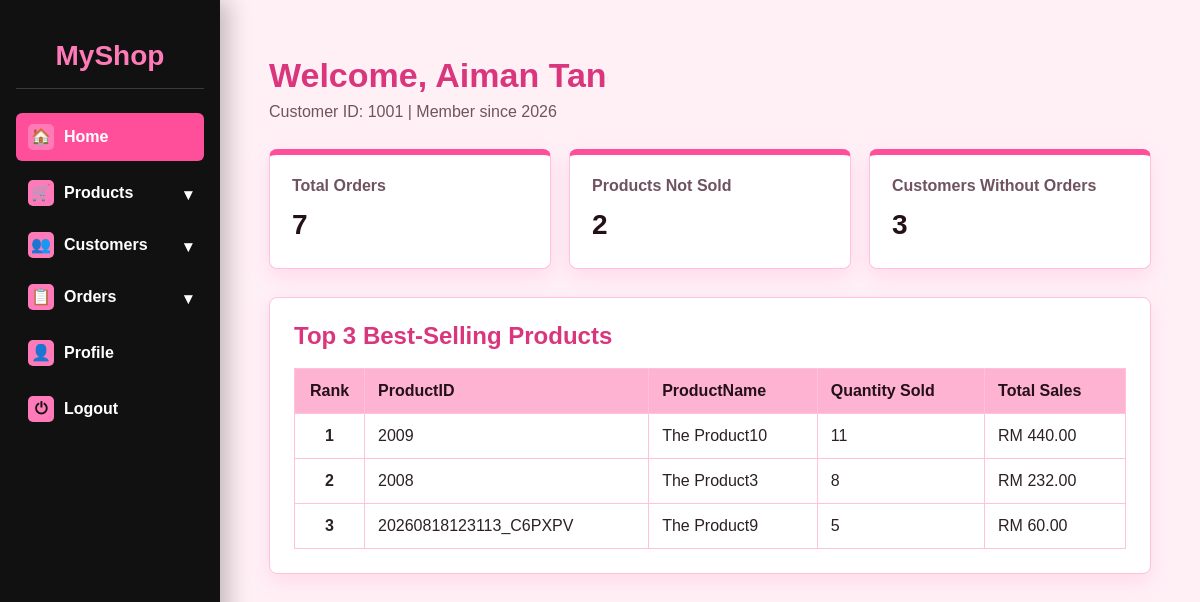
The app's page /homepage.php (signed in) with its own data.
### tables this page shows
CREATE TABLE `customers` (
  `Name` varchar(255) NOT NULL,
  `CusID` varchar(32) NOT NULL,
  `Email` varchar(255) NOT NULL,
  `Password` int(25) NOT NULL,
  `JoinYear` int(4) NOT NULL,
  `Phone` int(15) NOT NULL
);

### homepage.php (the view, shortened to what this page needs)
<?php
$servername = "localhost";
$username = "Myshop";
$password = "";
$dbname = "myshop";
$conn = new mysqli($servername, $username, $password, $dbname);
$loginEmail = mysqli_real_escape_string($conn, $_SESSION["Email"]);
$customerResult = mysqli_query($conn, "SELECT Name, CusID, Email, JoinYear FROM customers WHERE Email='$loginEmail'");
$customer = mysqli_fetch_assoc($customerResult);
$recordResult = mysqli_query($conn, "SELECT
    (SELECT COUNT(*) FROM orders) AS TotalOrders,
    (SELECT COUNT(*) FROM products p WHERE NOT EXISTS (SELECT 1 FROM orders o WHERE o.ProductID=p.ProductID)) AS ProductsNotSold,
    (SELECT COUNT(*) FROM customers c WHERE NOT EXISTS (SELECT 1 FROM orders o WHERE o.CusID=c.CusID)) AS CustomersWithoutOrders");
$record = mysqli_fetch_assoc($recordResult);
$topProducts = mysqli_query($conn, "SELECT ProductID, ProductName, SUM(Quantity) AS SoldQuantity, SUM(TotalPrice) AS SalesTotal FROM orders GROUP BY ProductID, ProductName ORDER BY SoldQuantity DESC, ProductID ASC LIMIT 3");
?>
<!DOCTYPE html>
<html lang="en">
<head>
</head>
<body>
    <div class="sidebar">
        <div class="brand">MyShop</div>
        <a class="active" href="homepage.php"><span>&#127968;</span>Home</a>
        <details>
            <summary><span>&#128722;</span>Products</summary>
        </details>
        <details>
            <summary><span>&#128101;</span>Customers</summary>
        </details>
        <details>
            <summary><span>&#128203;</span>Orders</summary>
        </details>
        <a href="profile.php"><span>&#128100;</span>Profile</a>
        <a href="logout.php"><span>&#9211;</span>Logout</a>
    </div>
    <div class="welcome">
        <h1>Welcome, <?php echo htmlspecialchars($customer["Name"]); ?></h1>
        <p>Customer ID: <?php echo htmlspecialchars($customer["CusID"]); ?> | Member since <?php echo htmlspecialchars($customer["JoinYear"]); ?></p>
    </div>
    <div class="records">
        <div class="record">
            <div class="record-title">Total Orders</div>
            <div class="record-value"><?php echo $record["TotalOrders"]; ?></div>
        </div>
        <div class="record">
            <div class="record-title">Products Not Sold</div>
            <div class="record-value"><?php echo $record["ProductsNotSold"]; ?></div>
        </div>
        <div class="record">
            <div class="record-title">Customers Without Orders</div>
            <div class="record-value"><?php echo $record["CustomersWithoutOrders"]; ?></div>
        </div>
    </div>
    <div class="top-products">
        <h2>Top 3 Best-Selling Products</h2>
        <table>
            <tr>
                <th class="rank">Rank</th>
                <th>ProductID</th>
                <th>ProductName</th>
                <th>Quantity Sold</th>
                <th>Total Sales</th>
            </tr>
            <?php $rank = 1; ?>
            <?php while ($product = mysqli_fetch_assoc($topProducts)) { ?>
                <tr>
                    <td class="rank"><?php echo $rank; ?></td>
                    <td><?php echo htmlspecialchars($product["ProductID"]); ?></td>
                    <td><?php echo htmlspecialchars($product["ProductName"]); ?></td>
                    <td><?php echo $product["SoldQuantity"]; ?></td>
                    <td>RM <?php echo number_format($product["SalesTotal"], 2); ?></td>
                </tr>
                <?php $rank++; ?>
            <?php } ?>
        </table>
    </div>
</body>
</html>

### homepage.php (style rules this page uses)
* { box-sizing: border-box; font-family: Arial, Helvetica, sans-serif; }
body { min-width: 480px; max-width: 1600px; margin: 0 auto; padding: 36px 40px 60px 260px; background: #fff0f6; color: #2b2026; }
.sidebar { position: fixed; top: 0; left: 0; bottom: 0; width: 220px; padding: 24px 16px; background: #111111; box-shadow: 8px 0 22px rgba(0, 0, 0, 0.24); }
.brand { margin-bottom: 24px; padding: 16px 10px; color: #ff7ab8; font-size: 28px; font-weight: bold; text-align: center; border-bottom: 1px solid #3a3a3a; }
.sidebar a { display: block; margin: 8px 0; padding: 11px 12px; color: #ffffff; text-decoration: none; border-radius: 6px; font-weight: bold; }
.sidebar a:hover, .sidebar .active { background: #ff4f9a; }
.sidebar span { display: inline-block; width: 26px; height: 26px; margin-right: 10px; border-radius: 5px; background: #ff7ab8; color: #111111; text-align: center; line-height: 26px; }
.welcome { width: 98%; max-width: 1280px; margin: 20px auto 28px; }
.welcome h1 { margin: 0 0 8px; color: #d9367d; font-size: 34px; }
.welcome p { margin: 0; color: #6f5360; }
.records { display: grid; grid-template-columns: repeat(3, minmax(0, 1fr)); gap: 18px; width: 98%; max-width: 1280px; margin: 0 auto 28px; }
.record { min-height: 120px; padding: 22px; background: #ffffff; border: 1px solid #ffc1dc; border-top: 6px solid #ff4f9a; border-radius: 8px; box-shadow: 0 8px 20px rgba(255, 79, 154, 0.13); }
.record-title { margin-bottom: 14px; color: #6f5360; font-weight: bold; }
.record-value { color: #241018; font-size: 28px; font-weight: bold; }
.top-products { width: 98%; max-width: 1280px; margin: 0 auto; padding: 24px; background: #ffffff; border: 1px solid #ffc1dc; border-radius: 8px; box-shadow: 0 8px 20px rgba(255, 79, 154, 0.13); }
.top-products h2 { margin: 0 0 18px; color: #d9367d; }
table { width: 100%; border-collapse: collapse; }
th { background: #ffb3d2; color: #241018; }
th, td { padding: 13px; border: 1px solid #ffc1dc; text-align: left; }
.rank { width: 70px; text-align: center; font-weight: bold; }
.sidebar details { margin: 4px 0; }
.sidebar summary { position: relative; display: block; padding: 11px 12px; border-radius: 6px; color: #ffffff; cursor: pointer; font-weight: bold; list-style: none; }
.sidebar summary::after { content: "\25BE"; position: absolute; top: 16px; right: 12px; color: #ffffff; }

### records on screen
customers: Name "Aiman Tan", CusID "1001", JoinYear "2026"

### other values on screen
$record["TotalOrders"] "7"
$record["ProductsNotSold"] "2"
$record["CustomersWithoutOrders"] "3"
$product["ProductID"] "2009"
$product["ProductName"] "The Product10"
$product["SoldQuantity"] "11"
$product["SalesTotal"] "440.00"
$product["ProductID"] "2008"
$product["ProductName"] "The Product3"
$product["SoldQuantity"] "8"
$product["SalesTotal"] "232.00"
$product["ProductID"] "20260818123113_C6PXPV"
$product["ProductName"] "The Product9"
$product["SoldQuantity"] "5"
$product["SalesTotal"] "60.00"
